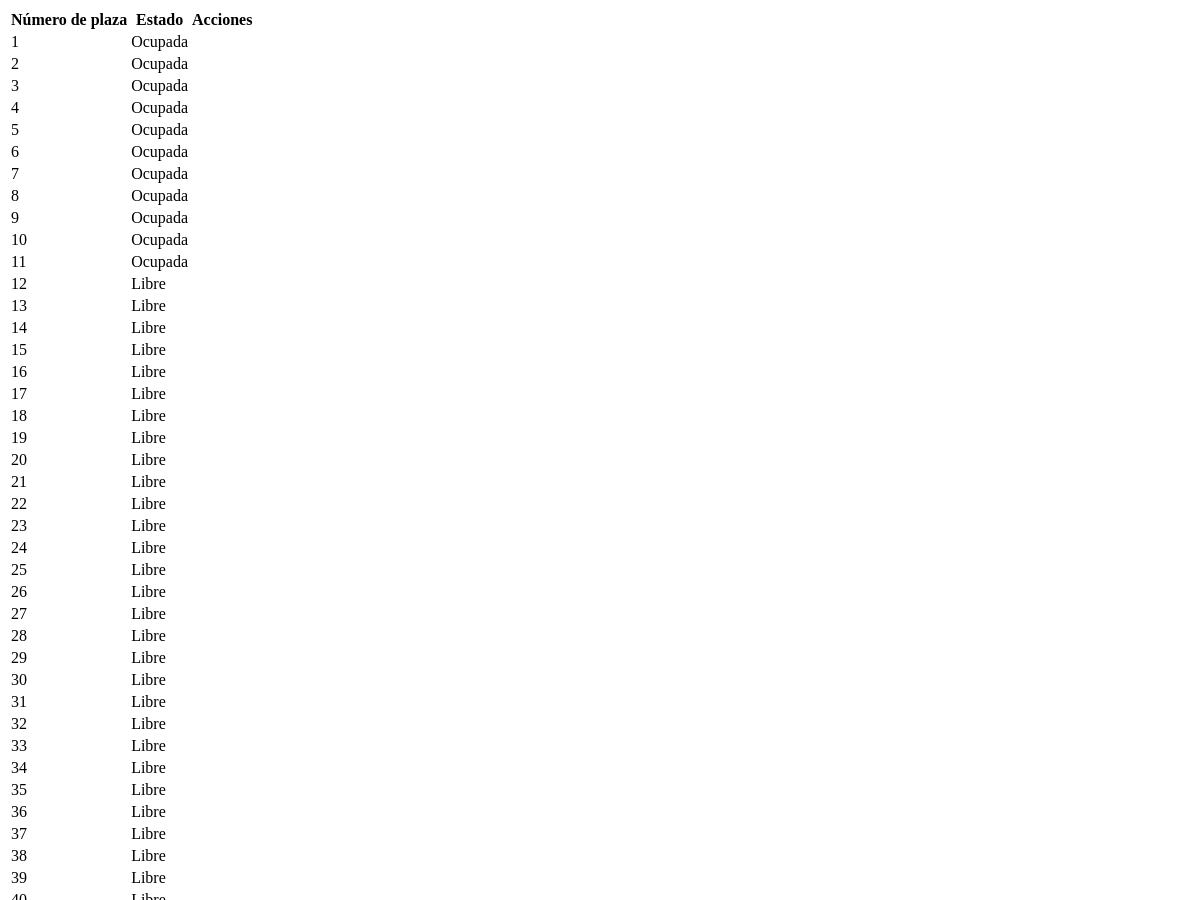
The app's page /administrar_plazas/ (upper part), older data.
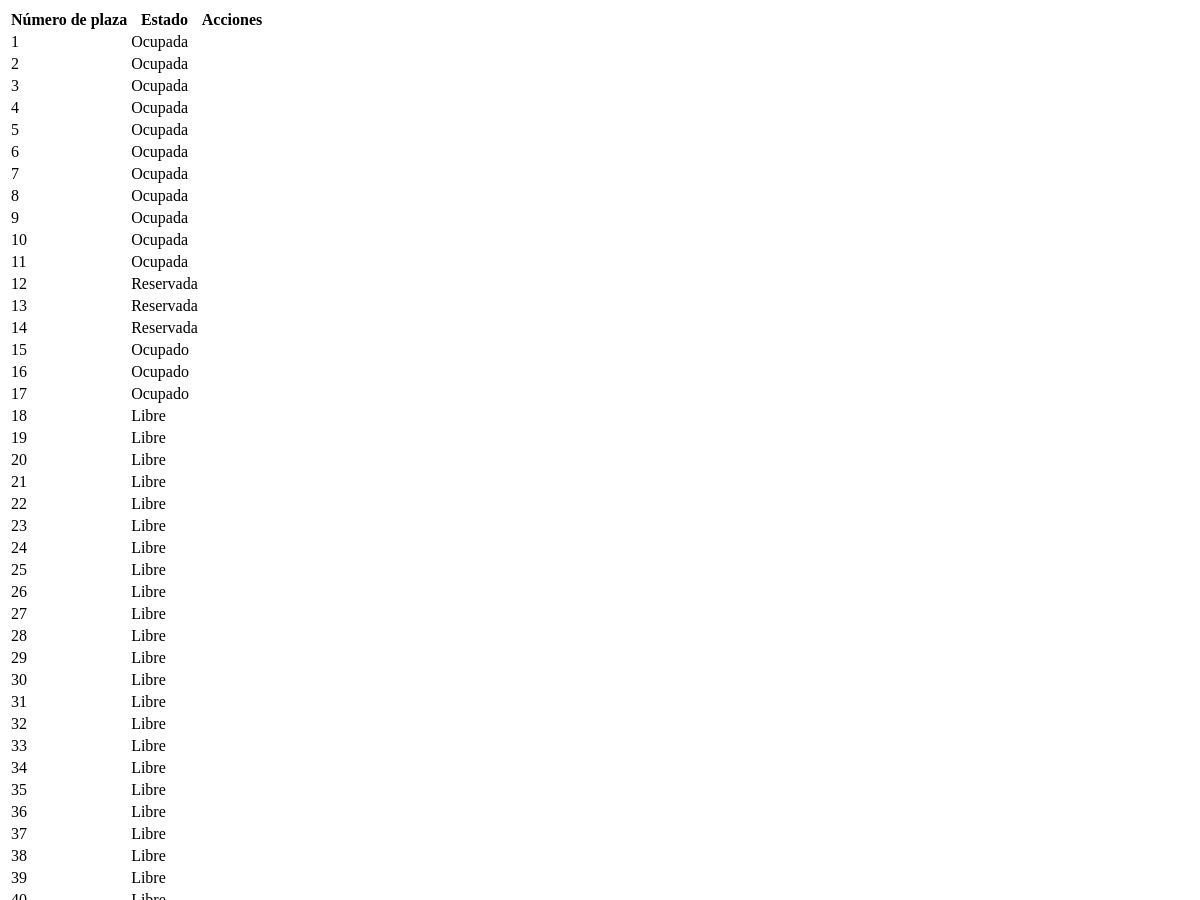
The same page, newer data.
### parking/models.py (models this page shows, shortened)
class Plaza(models.Model):
    ESTADO_OCUPADO = 'Ocupado'
    ESTADO_LIBRE = 'Libre'
    ESTADO_RESERVADO = 'Reservada'
    ESTADOS_CHOICES = (
        (ESTADO_OCUPADO, 'Ocupado'),
        (ESTADO_LIBRE, 'Libre'),
        (ESTADO_RESERVADO, 'Reservada'),
    )
    id = models.AutoField(primary_key=True)
    numero = models.IntegerField()
    tipo = models.CharField(max_length=20)
    estado = models.CharField(max_length=20, choices=ESTADOS_CHOICES, default=ESTADO_LIBRE)
    tarifa_minuto = models.DecimalField(max_digits=5, decimal_places=2)

### parking/views.py (the view)
# urls.py: path('administrar_plazas/', views.administrar_plazas_view, name='administrar_plazas'),
def administrar_plazas_view(request):
    plazas = Plaza.objects.all()
    context = {'plazas': plazas}
    return render(request, 'administrar_plazas.html', context)

### parking/templates/administrar_plazas.html
<table>
    <thead>
        <tr>
            <th>Número de plaza</th>
            <th>Estado</th>
            <th>Acciones</th>
        </tr>
    </thead>
    <tbody>
        {% for plaza in plazas %}
        <tr>
            <td>{{ plaza.numero }}</td>
            <td>{{ plaza.estado }}</td>
            <td>
            </td>
        </tr>
        {% endfor %}
    </tbody>
</table>

Row changes from the older to the newer data that the page shows:
changed Plaza (number 12 of 39 on the later page): estado "Libre" → "Reservada"
changed Plaza (number 13 of 39 on the later page): estado "Libre" → "Reservada"
changed Plaza (number 14 of 39 on the later page): estado "Libre" → "Reservada"
changed Plaza (number 15 of 39 on the later page): estado "Libre" → "Ocupado"
changed Plaza (number 16 of 39 on the later page): estado "Libre" → "Ocupado"
changed Plaza (number 17 of 39 on the later page): estado "Libre" → "Ocupado"
